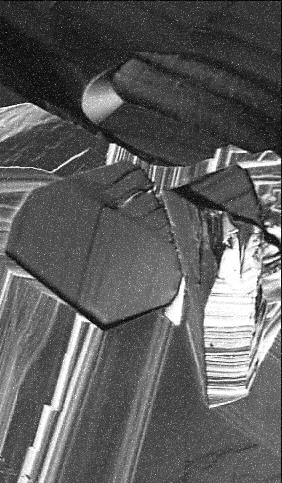
#> input picture Work_11__Image_Restoration_/FigP0501(noisy_superconductor_image).tif, 282 x 483 px, given in place of Fig1102(a).tif, which was not available
$ python Code.py
#> lines starting #> are read from the running program, lines starting #| are printed output that depends on the picture; after the words box and inside, x2 and y2 are one past the last pixel; in counts of white or black regions, pixels touching at a corner belong together; pictures that were not available may be replaced by others from this repository, and a replacement may not be noted
# -*- coding: utf-8 -*-
"""TAREA 13 | Segmentación de Imágenes .ipynb

Automatically generated by Colaboratory.

Original file is located at
    https://colab.research.google.com/drive/1U2ctLqv78QRU-KH65hJfjS9SdC5LtonT
"""

# Basic Libraries
import cv2 as cv
import numpy as np
import matplotlib.pyplot as plt
from skimage import filters as ski

# Function to scale a image from min to max

def ImScale(img, minf=0, maxf=255):

    x_min = img.min()
    x_max = img.max()

    img_scale = minf + ((img - x_min) / (x_max - x_min)) * (maxf - minf)
    img_scale = img_scale.astype('uint8')

    return img_scale

def plot_images(imgs, titles):
  """
      Funtion to plot a serie of images with their respective titles
  """
  fig, axs = plt.subplots(1, len(imgs), figsize=(12, 8), constrained_layout=True)
  k = 0

  for ax, img in zip(axs.flat, imgs):
    ax.set_title(titles[k])
    ax.imshow(img, 'gray', vmax=len(np.unique(img)))
    k += 1

  plt.show()

# Read and Show firts images
img = cv.imread('Fig1102(a).tif', 0)
#> img is the input picture: shape (483, 282); min 0, max 255, mean 92.6
plt.imshow(img, 'gray')
plt.show()

# Save first image as PNG
cv.imwrite('point_original.png', img)

# Define kernel for points detection
kernel = np.array([[-1, -1, -1],
                   [-1,  8, -1],
                   [-1, -1, -1]])

# Define umbralization values
u1 = 2
u2 = 6
u3 = 10
u4 = 20

# Image filtered with the kernel
img_filt = cv.filter2D(img, -1, kernel)

# Obtain differents umbralization and Scale in range of 0-255

img_pts1 = abs(img_filt) > u1
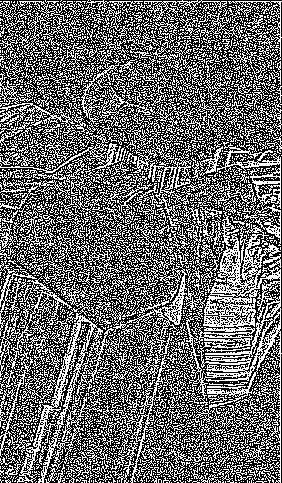
#> img_pts1: shape (483, 282) bool; 41.3% white in thin lines or dots
img_pts1 = ImScale(img_pts1 * img_filt)
#> in ImScale, `x_min = img.min()`: x_min = 0
#> in ImScale, `x_max = img.max()`: x_max = 255

img_pts2 = abs(img_filt) > u2
#> img_pts2: shape (483, 282) bool; 39.8% white in thin lines or dots
img_pts2 = ImScale(img_pts2 * img_filt)

img_pts3 = abs(img_filt) > u3
#> img_pts3: shape (483, 282) bool; 38.4% white in thin lines or dots
img_pts3 = ImScale(img_pts3 * img_filt)

img_pts4 = abs(img_filt) > u4
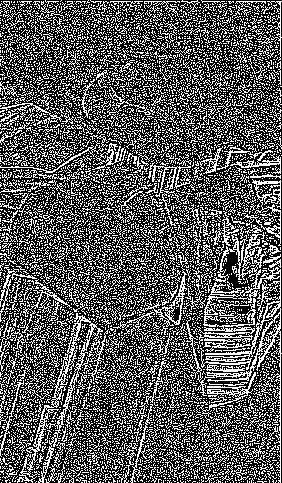
#> img_pts4: shape (483, 282) bool; 35.1% white in thin lines or dots
img_pts4 = ImScale(img_pts4 * img_filt)

# Saving original and filtered images in an array and definition of titles of every image
images = [img, img_pts1, img_pts2, img_pts3, img_pts4]
titles = ['Original', 'Mayor a '+str(u1), 'Mayor a '+str(u2),
          'Mayor a '+str(u3), 'Mayor a '+str(u4)]

# Plotting all images
plot_images(images, titles)
#> the loop in plot_images, `for ax, img in zip(axs.flat, imgs):` made 5 passes
#> after the loop in plot_images, `for ax, img in zip(axs.flat, imgs):`: k = 5

# Saving all filtered images as PNG

cv.imwrite('point_2.png', img_pts1)
cv.imwrite('point_6.png', img_pts2)
cv.imwrite('point_10.png', img_pts3)
cv.imwrite('point_20.png', img_pts4)

# Reading, Saving and Showing second image
img2 = cv.imread('Fig1104(a).tif', 0)
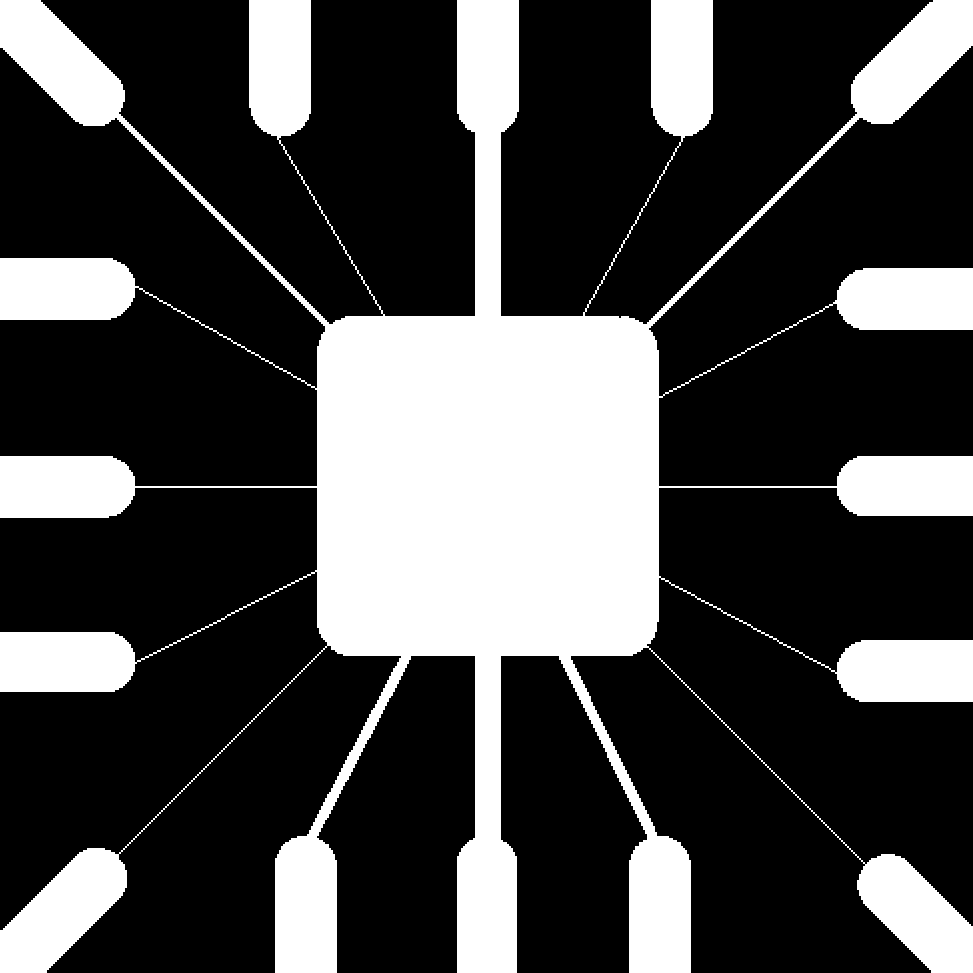
#> input picture Work_13__Segmentatio_of_Images/Fig1104(a).tif, 973 x 973 px
#> img2: shape (973, 973); 28.1% white; 1 white region, box (x1, y1, x2, y2) and area: (0, 0, 973, 973) 265583
cv.imwrite('chip_original.png', img2)
plt.imshow(img2, 'gray')
plt.show()

# Definition of kernel to detect horizontal lines
kernel_hor = np.array([[-1, -1, -1],
                       [2, 2, 2],
                       [-1, -1, -1]])
#> kernel_hor = [[-1, -1, -1], [2, 2, 2], [-1, -1, -1]]

# Definition of kernel to detect horizontal vertical
kernel_ver = np.array([[-1, 2, -1],
                       [-1, 2, -1],
                       [-1, 2, -1]])
#> kernel_ver = [[-1, 2, -1], [-1, 2, -1], [-1, 2, -1]]

# Definition of kernel to detect lines with an angle of 45°
kernel_45 = np.array([[-1, -1, 2],
                      [-1, 2, -1],
                      [2, -1, -1]])
#> kernel_45 = [[-1, -1, 2], [-1, 2, -1], [2, -1, -1]]

# Definition of kernel to detect lines with an angle of .45°
kernel_135 = np.array([[2, -1, -1],
                       [-1, 2, -1],
                       [-1, -1, 2]])
#> kernel_135 = [[2, -1, -1], [-1, 2, -1], [-1, -1, 2]]

# Saving all kernels in a list
kernel_lines = [kernel_hor, kernel_ver, kernel_45, kernel_135]
#> kernel_lines = [[[-1, -1, -1], [2, 2, 2], [-1, -1, -1]], [[-1, 2, -1], [-1, 2, -1], [-1, 2, -1]], [[-1, -1, 2], [-1, 2, -1], [2, -1, -1]], [[2, -1, -1], [-1, 2, -1], [-1, -1, 2]]]

# Funtion that calculate convolution quickly
def np_fftconvolve(A, B):
    return np.real(np.fft.ifft2(np.fft.fft2(A)*np.fft.fft2(B, s=A.shape)))

# Initialization of the list where will saved filtered images
imgs_lines = [img2]

# Computing convolutions, scaling and umbralization of 220 intensity value
for kernel in kernel_lines:

  im = np_fftconvolve(img2, kernel)
  im = ImScale(im)

  mask = abs(im) > 220
  op = im * mask
  im2 = ImScale(op)

  imgs_lines.append(im2)
#> this loop made 4 passes
#> kernel on passes 1 to 4: [[-1, -1, -1], [2, 2, 2], [-1, -1, -1]], [[-1, 2, -1], [-1, 2, -1], [-1, 2, -1]], [[-1, -1, 2], [-1, 2, -1], [2, -1, -1]], [[2, -1, -1], [-1, 2, -1], [-1, -1, 2]]
#> pass 1, `im = np_fftconvolve(img2, kernel)`:
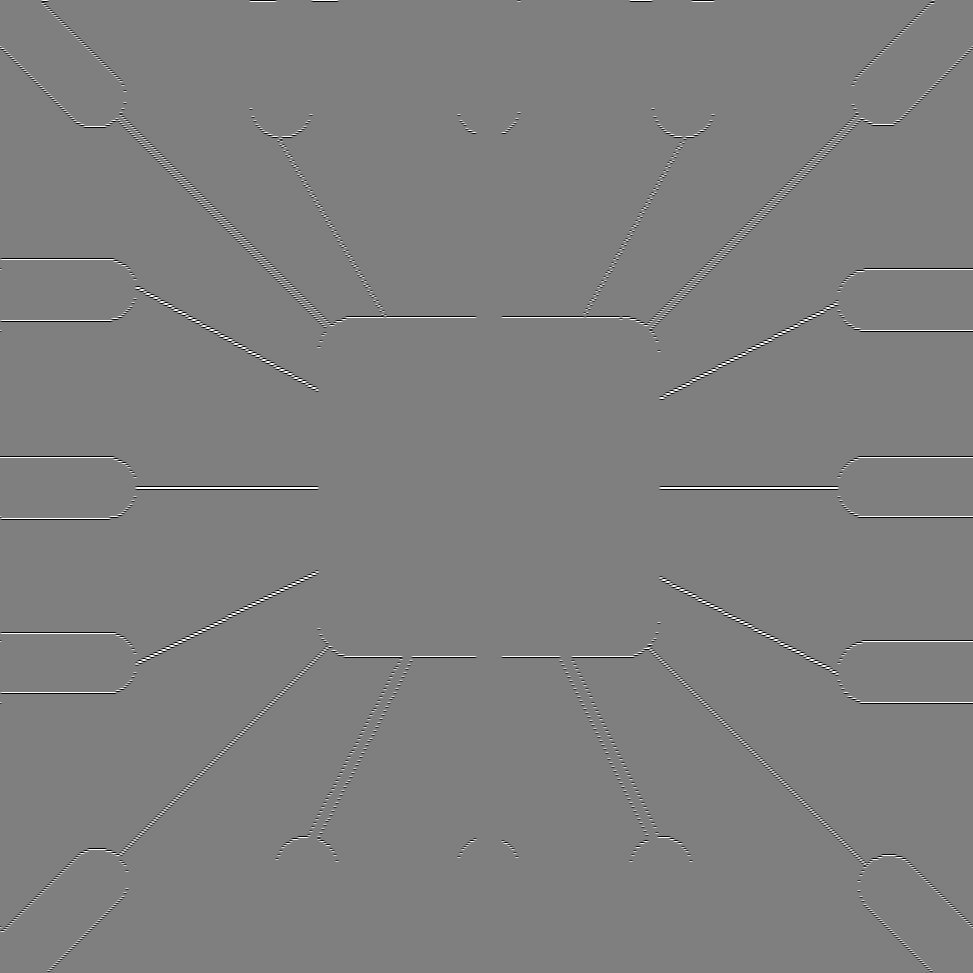
#> im: shape (973, 973) float64; min -765, max 765, mean 0; drawn with min black and max white
#> after the loop, imgs_lines = 5 items

# Definition of every title
titles2 = ['Original','Horizontal','Vertical','45 Grados','-45 Grados']

# Plotting results
plot_images(imgs_lines, titles2)
#> the loop in plot_images (call 2), `for ax, img in zip(axs.flat, imgs):` made 5 passes

# Saving all filtered images with lines
cv.imwrite('chip_hor.png', imgs_lines[1])
cv.imwrite('chip_ver.png', imgs_lines[2])
cv.imwrite('chip_45.png', imgs_lines[3])
cv.imwrite('chip_-45.png', imgs_lines[4])

# Reading, saving and showing third image
img3 = cv.imread('Fig1106(a).tif', 0)
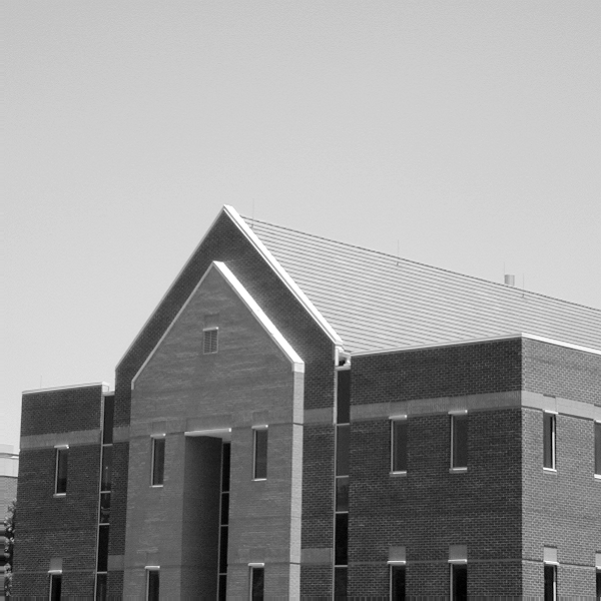
#> input picture Work_13__Segmentatio_of_Images/Fig1106(a).tif, 601 x 601 px
#> img3 is the input picture: shape (601, 601); min 0, max 255, mean 152.8
cv.imwrite('casa.png', img3)
plt.imshow(img3, 'gray')
plt.show()

# Filtering Edge Detection
img3_pre = ski.prewitt(img3)
img3_sob = ski.sobel(img3)
img3_rob = ski.roberts(img3)
img3_log = cv.Laplacian(img3, cv.CV_16S)

# Operations to compute Zero Crossing
LoG = img3_log
minLoG = cv.morphologyEx(LoG, cv.MORPH_ERODE, np.ones((3,3)))
maxLoG = cv.morphologyEx(LoG, cv.MORPH_DILATE, np.ones((3,3)))

img3_zer = np.logical_or(np.logical_and(minLoG < 0,  LoG > 0), np.logical_and(maxLoG > 0, LoG < 0))
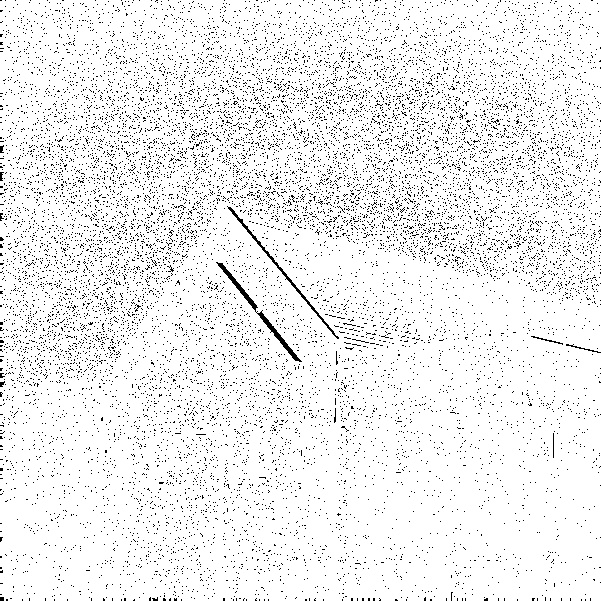
#> img3_zer: shape (601, 601) bool; 93.8% white; black in thin lines or dots

# Convert to an unsigned byte
img3_zer = img3_zer.astype(np.uint8)
img3_zer*=255
#> img3_zer: shape (601, 601); 93.8% white; black in thin lines or dots

# Saving all filtered images in a list and definition of their titles
images3 = [img3, img3_pre, img3_sob, img3_rob, img3_log, img3_zer]
names3 = ['Original', 'Prewitt', 'Sobel', 'Roberts', 'Laplacian', 'Zero Crossing']

# Scaling firts 3 images
for i in range(len(images3)-2):
  images3[i] = ImScale(images3[i])
#> this loop made 4 passes
#> x_max in ImScale on passes 1 to 4: 255, 0.629, 0.63, 0.622
#> after the loop, images3 = 6 items

# Plotting results
plot_images(images3, names3)

# Saving all filtered images as PNG
cv.imwrite('casa_prewitt.png', images3[1])
cv.imwrite('casa_sobel.png', images3[2])
cv.imwrite('casa_roberts.png', images3[3])
cv.imwrite('casa_laplacian.png', images3[4])
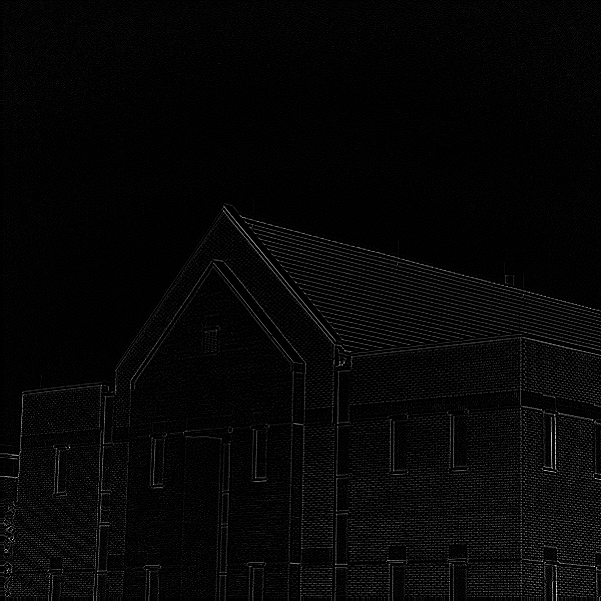
#> saved as casa_laplacian.png: shape (601, 601); min 0, max 255, mean 6.3
cv.imwrite('casa_zero.png', images3[5])
